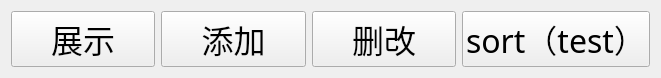
    <widget class="QWidget" name="horizontalLayoutWidget_3">
     <property name="geometry">
      <rect>
       <x>70</x>
       <y>510</y>
       <width>661</width>
       <height>51</height>
      </rect>
     </property>
     <layout class="QHBoxLayout" name="horizontalLayout_4">
      <item>
       <widget class="QPushButton" name="btn_showCourseTable">
        <property name="font">
         <font>
          <family>华文行楷</family>
          <pointsize>24</pointsize>
         </font>
        </property>
        <property name="text">
         <string>展示</string>
        </property>
       </widget>
      </item>
      <item>
       <widget class="QPushButton" name="btn_addcourse">
        <property name="font">
         <font>
          <family>华文行楷</family>
          <pointsize>24</pointsize>
         </font>
        </property>
        <property name="text">
         <string>添加</string>
        </property>
       </widget>
      </item>
      <item>
       <widget class="QPushButton" name="btn_change">
        <property name="font">
         <font>
          <family>华文行楷</family>
          <pointsize>24</pointsize>
         </font>
        </property>
        <property name="text">
         <string>删改</string>
        </property>
       </widget>
      </item>
      <item>
       <widget class="QPushButton" name="pushButton_4">
        <property name="font">
         <font>
          <family>华文行楷</family>
          <pointsize>24</pointsize>
         </font>
        </property>
        <property name="text">
         <string>sort（test）</string>
        </property>
       </widget>
      </item>
     </layout>
    </widget>
